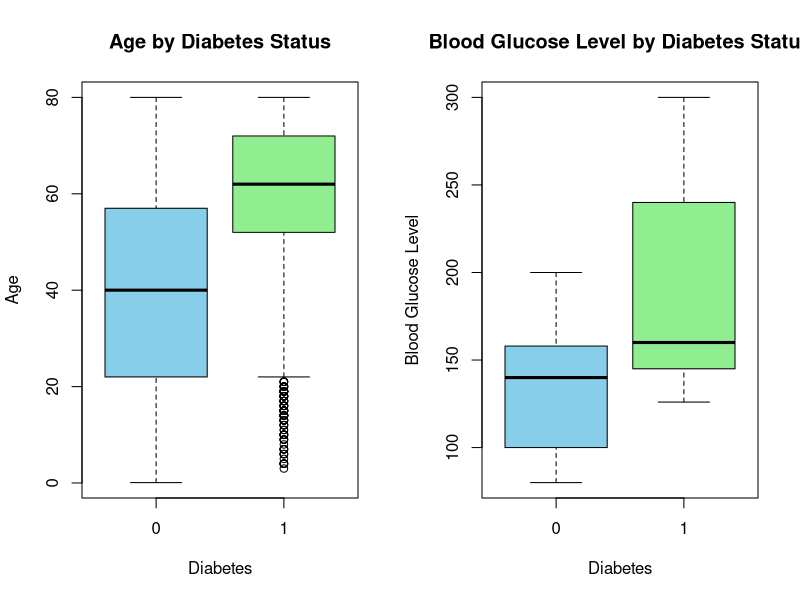

Here is the R script that generated this plot:
# Read the data
diabetes_prediction_dataset <- read.csv("Plots/diabetes_prediction_dataset.csv", header=TRUE, sep=";")

# Set up a 1x2 grid layout for two plots side by side
par(mfrow=c(1, 2))

# Plot 1: Box plot for age grouped by diabetes status
boxplot(age ~ diabetes, data=diabetes_prediction_dataset, main="Age by Diabetes Status", xlab="Diabetes", ylab="Age", col=c("skyblue", "lightgreen"))

# Plot 2: Box plot for blood glucose level grouped by diabetes status
boxplot(blood_glucose_level ~ diabetes, data=diabetes_prediction_dataset, main="Blood Glucose Level by Diabetes Status", xlab="Diabetes", ylab="Blood Glucose Level", col=c("skyblue", "lightgreen"))

# Reset the layout to the default (1x1) after creating the plots
par(mfrow=c(1, 1))
